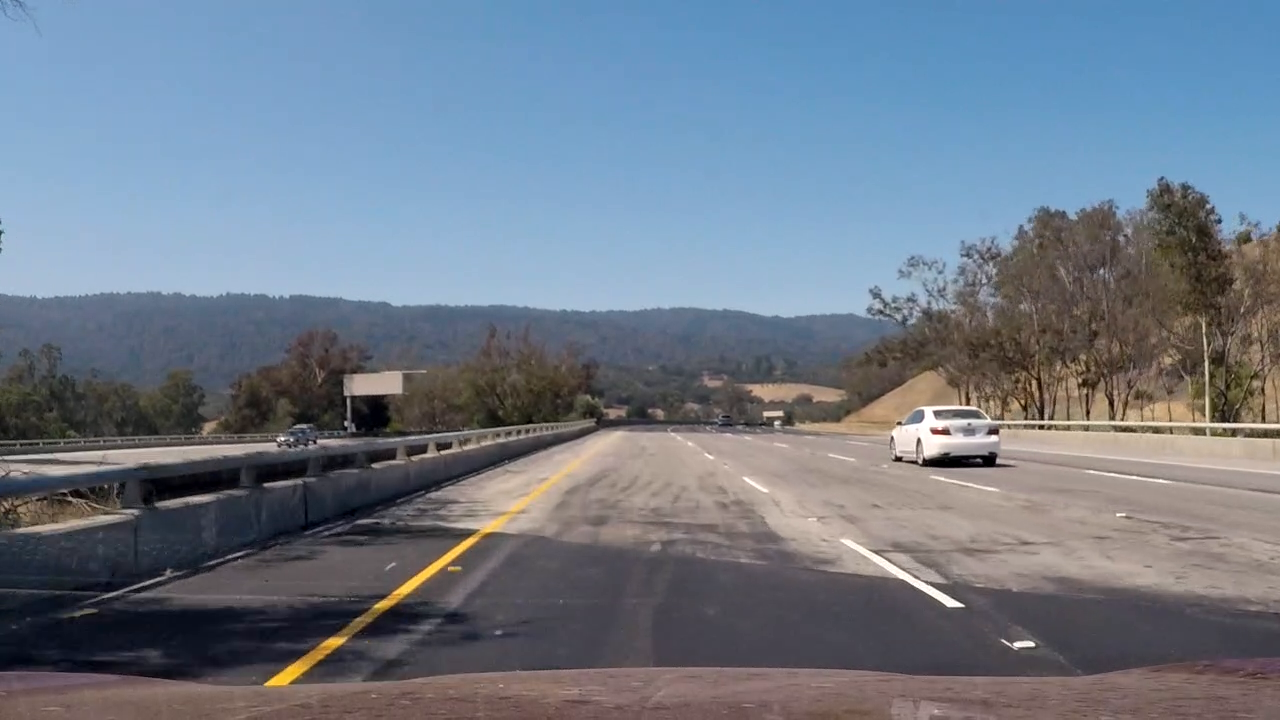
#> input picture test_images/trouble1.png, 1280 x 720 px, given as the content of the folder ./camera_cal, which was not available
$ jupyter execute --allow-errors P4_Code.ipynb   (shell and % lines are left out)   (older library calls are emulated)
#> lines starting #> are read from the running program, lines starting #| are printed output that depends on the picture; after the words box and inside, x2 and y2 are one past the last pixel; in counts of white or black regions, pixels touching at a corner belong together; pictures that were not available may be replaced by others from this repository, and a replacement may not be noted
[cell 1]
import cv2
import glob
import matplotlib.pyplot as plt
import matplotlib.image as mpimg
import numpy as np
import copy
from moviepy.editor import VideoFileClip
from IPython.display import HTML
from collections import deque

[cell 2]
# Line class to store line characteristics
class Line():
    # [74 lines left out: functions __init__, calculate_best_x, calculate_best_fit, perform_checks, not called in this run]

[cell 3]
# Compute the camera calibration matrix and distortion coefficients given a set of chessboard images.

# retrieve all calibration images
cal_images = glob.glob('./camera_cal/*')
objpoints = []
imgpoints = []

# nx, ny are number of corners in x and y dimensions respectively
nx = 9
ny = 6

# initialize object points to zeros, reshape
objp = np.zeros((nx*ny,3),np.float32)
objp[:,:2] = np.mgrid[0:nx,0:ny].T.reshape(-1,2)

# loop through all calibration images
for fname in cal_images:

    # read image, convert to grayscale
    img = cv2.imread(fname)
#> img is the input picture: shape (720, 1280, 3); mean B, G, R 136.5, 122.4, 111.3
    gray = cv2.cvtColor(img,cv2.COLOR_BGR2GRAY)
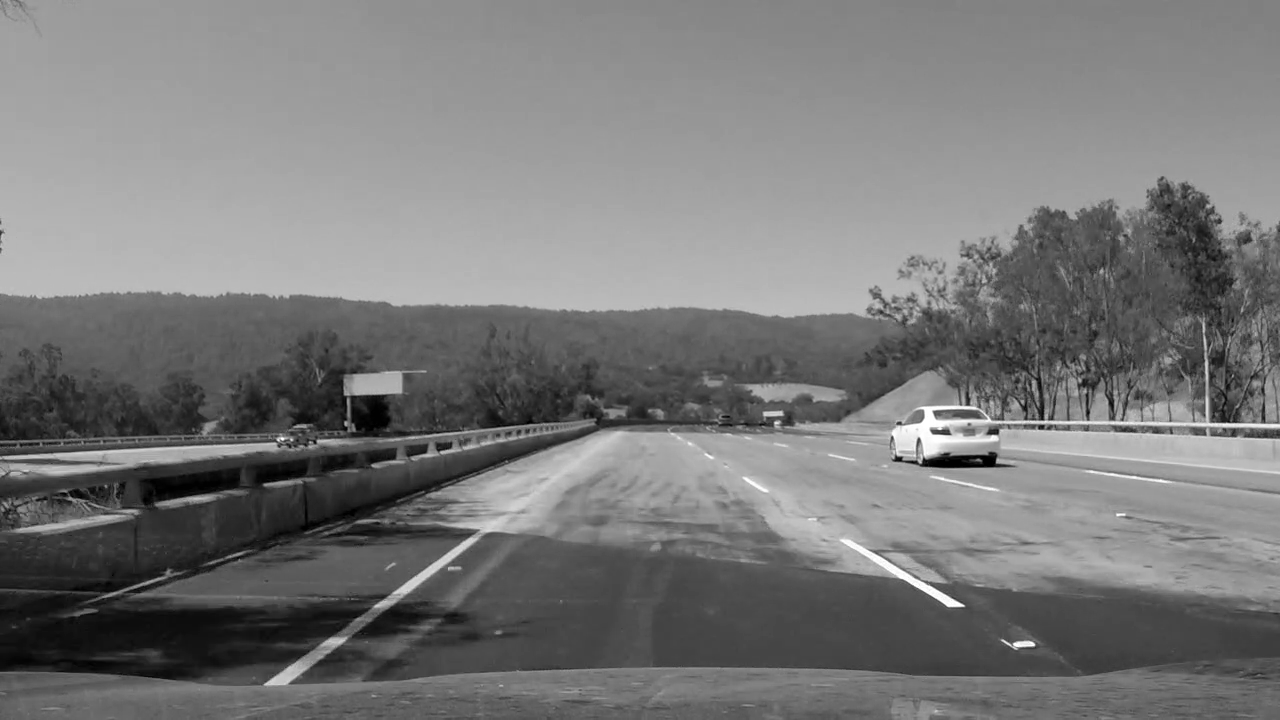
#> gray: shape (720, 1280); min 0, max 255, mean 120.7

    # find chessboard corners for image
    ret, corners = cv2.findChessboardCorners(gray, (nx, ny), None)
#> ret = False; corners = None


    # if chessboard corners found
    if ret == True:

        # Draw and display the corners, append to list of corners and object points
        cv2.drawChessboardCorners(img, (nx, ny), corners, ret)
        imgpoints.append(corners)
        objpoints.append(objp)

# calibrate camera matrix and distortion coefficients
#> (the rest of this cell did not finish here and is left out)

[cell 4]
# Support functions required for pipeline

# [43 lines left out: functions undistort_image, region_of_interest, not called in this run]


def color_gradient_transform(img, sx_thresh=(20,100),r_thresh=(220,255), u_thresh=(150,255)):
    '''
    Purpose: perform image transform using gradient thresholding and saturation threshold
    Inputs:
        img - input image to transform
        r_thresh - lower and upperbound tuple with red value thresholds
        u_thresh - lower and upperbound tuple for u channel of yuv thresholds
        sx_thresh - lower and upperbound tuple with sobelx gradient thresholds
    Outputs:
        combined_binary - transformed image
    '''
    img = np.copy(img)

    r_channel = img[:,:,0]
    hls = cv2.cvtColor(img, cv2.COLOR_RGB2HLS)

    # Convert to YUV color space and separate the u channel
    yuv = cv2.cvtColor(img, cv2.COLOR_RGB2YUV).astype(np.float)
    u_channel = yuv[:,:,1]
    # Convert to HSL color space and separate the L channel
    hsl =  cv2.cvtColor(img, cv2.COLOR_RGB2HLS).astype(np.float)
    l_channel = hsl[:,:,2]

    # Sobel x
    sobelx = cv2.Sobel(l_channel, cv2.CV_64F, 1, 0) # Take the derivative in x
    abs_sobelx = np.absolute(sobelx) # Absolute x derivative to accentuate lines away from horizontal
    scaled_sobel = np.uint8(255*abs_sobelx/np.max(abs_sobelx))

    # Threshold x gradient
    sxbinary = np.zeros_like(scaled_sobel)
    sxbinary[(scaled_sobel >= sx_thresh[0]) & (scaled_sobel <= sx_thresh[1])] = 1

    # Threshold color channel
    u_binary = np.zeros_like(u_channel)
    u_binary[(u_channel >= u_thresh[0]) & (u_channel <= u_thresh[1])] = 1
    # Stack each channel
    # Note color_binary[:, :, 0] is all 0s, effectively an all black image. It might
    # be beneficial to replace this channel with something else.

    r_binary = np.zeros_like(r_channel)
    r_binary[(r_channel >= r_thresh[0]) & (r_channel <= r_thresh[1])] = 1


    color_binary = np.dstack(( np.zeros_like(sxbinary), sxbinary, u_binary))
    combined_binary = np.zeros_like(sxbinary)
    combined_binary[ ((u_binary == 1)  |  (r_binary ==1)) | (sxbinary ==1)] = 1

    return combined_binary

def warp_image(M,img):
    '''
    Purpose: perform image warping using a perspective warp matrix
    Inputs:
        M - warping matrix
        img - image to warp
    Outputs:
        warped - warped image
    '''

    #Warp an image using the perspective transform, M:

    warped = cv2.warpPerspective(img, M, img.shape[:2:][::-1], flags=cv2.INTER_LINEAR)
    return warped

# [274 lines left out: functions fit_lane_lines_new, fit_existing_lane_lines, calculate_radius, calculate_distance_from_center, add_lane_boundaries, append_labels, not called in this run]

#> (a cell that did not finish here is left out)

[cell 6]
# dequeues to keep track of recent lane lines with a maximum of 3 to be used for smoothing
global prev_left_lines
prev_left_lines = deque(maxlen=5)
global prev_right_lines
prev_right_lines = deque(maxlen=5)


# [20 lines left out: function process_image, not called in this run]

[cell 7]
import sys
# change recursion limit to avoid recursion errors depending on dequeue limit
sys.setrecursionlimit(10000)

# process coloured video
project_output = './project_video_out.mp4'
#> (the rest of this cell did not finish here and is left out)

[cell 8]
# image 1 - camera calibration


cal_images = glob.glob('./camera_cal/*')

#> (the rest of this cell did not finish here and is left out)

[cell 9]
#image 3 - thresholded and region-masked image
test_image = plt.imread('./test_images/straight_lines2.jpg')
y_cutoff = 300
x_left_top_cutoff = 604
x_left_bottom_cutoff = 150
x_right_top_cutoff = 600
x_right_bottom_cutoff = 1240
vertices = np.array([[(x_left_bottom_cutoff,img.shape[0]),
                      (x_left_top_cutoff, y_cutoff),
                      (x_right_top_cutoff, y_cutoff),
                      (x_right_bottom_cutoff,img.shape[0])]])
test_img = color_gradient_transform(test_image, sx_thresh=(20,100),r_thresh=(220,255), u_thresh=(150,255))
#> in color_gradient_transform, `hls = cv2.cvtColor(img, cv2.COLOR_RGB2HLS)`: hls: shape (720, 1280, 3) float32; mean of channels 0, 1, 2 160.6, 0.5, 0.3
#> in color_gradient_transform, `sobelx = cv2.Sobel(l_channel, cv2.CV_64F, 1, 0)`:
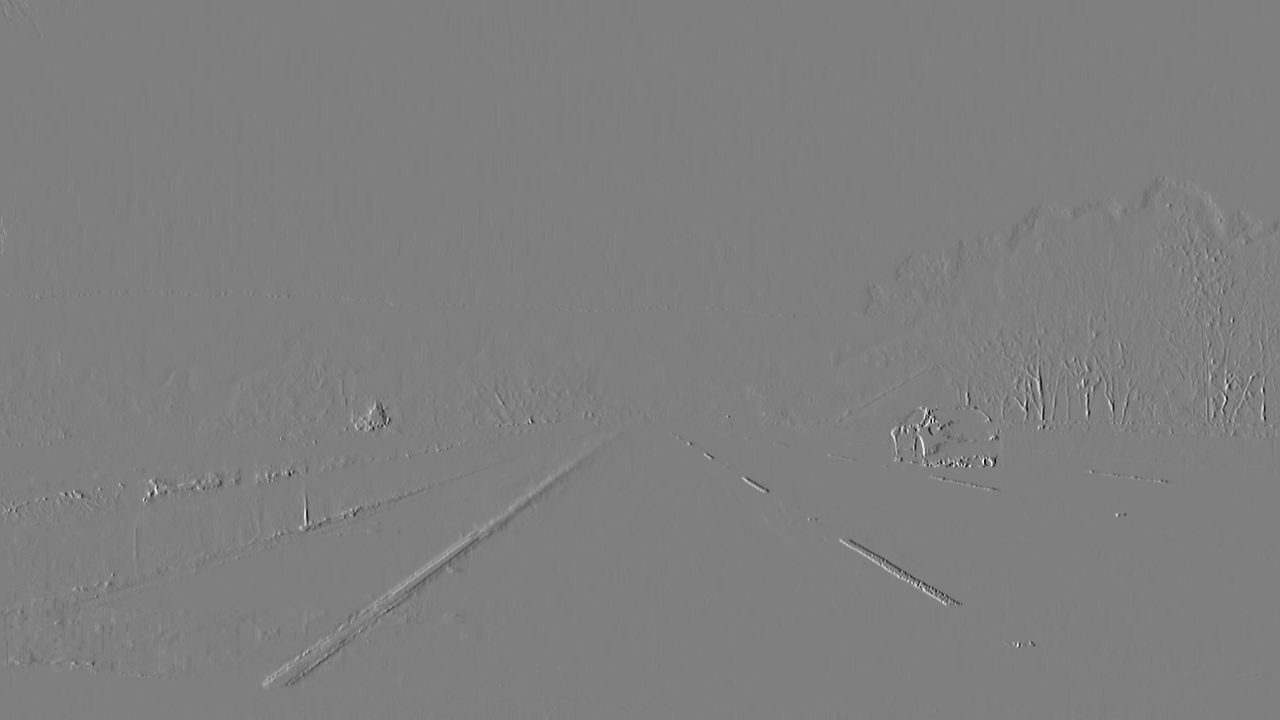
#> sobelx: shape (720, 1280) float64; min -4, max 4, mean -0.000185; drawn with min black and max white
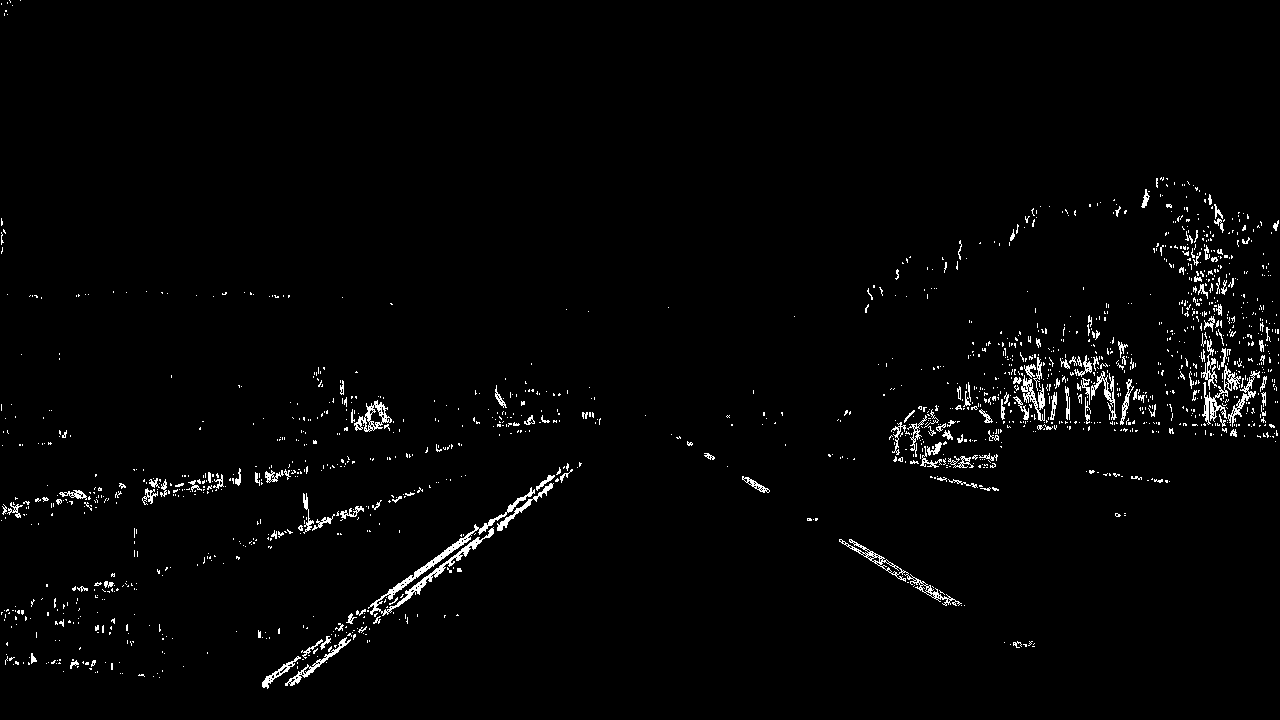
#> test_img: shape (720, 1280); values 0 (black) and 1 (white), 1.9% white in thin lines or dots

plt.figure(figsize=(15,15))
#> (this line was passed over: IPython is not available in this run)
plt.imshow(test_img,cmap='gray')
#> (this line was passed over: IPython is not available in this run)

[cell 10]
# image 4 - warping to bird's eye view
src = np.float32([
                    [685, 450],
                    [1100,720],
                    [595,450],
                     [200,720],
                     ])

#[0,0],[300,0],[0,300],[300,300]
dst = np.float32([
                    [960,0],
                    [960,720],
                    [320, 0],
                  [320, 720],


                 ])
M = cv2.getPerspectiveTransform(src, dst)
test_img_warped = warp_image(M,test_img)
#> in warp_image, `warped = cv2.warpPerspective(img, M, img.shape[:2:][::-1], flags=cv2.I..`:
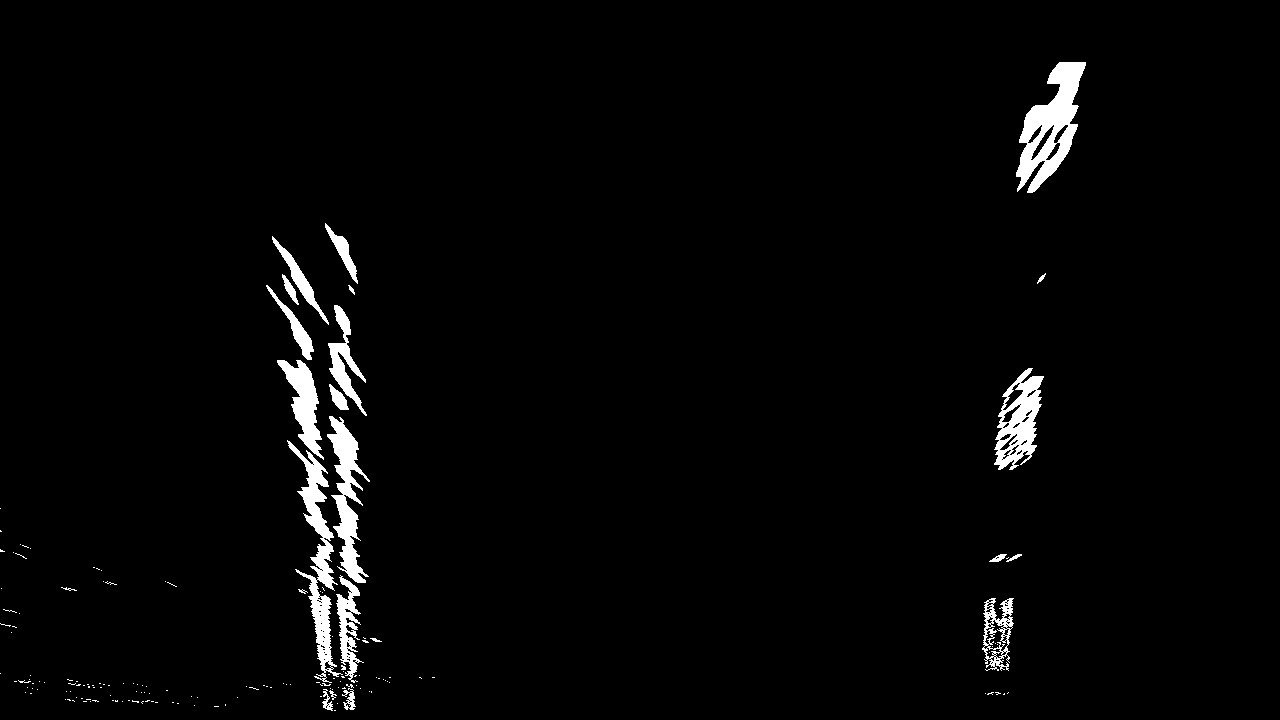
#> warped: shape (720, 1280); values 0 (black) and 1 (white), 2.4% white; 165 white regions (142 under 20 px), largest, box (x1, y1, x2, y2) and area: (1016, 62, 1086, 193) 4210, (287, 440, 343, 683) 3402, (327, 416, 370, 583) 2801
plt.figure(figsize=(15,15))
#> (this line was passed over: IPython is not available in this run)
plt.subplot(1 , 2 , 1)
#> (this line was passed over: IPython is not available in this run)
plt.title('Original Image')
#> (this line was passed over: IPython is not available in this run)
plt.imshow(test_img,cmap='gray')
#> (this line was passed over: IPython is not available in this run)
plt.subplot(1, 2, 2)
#> (this line was passed over: IPython is not available in this run)

$ run again, on test_images/trouble5.png
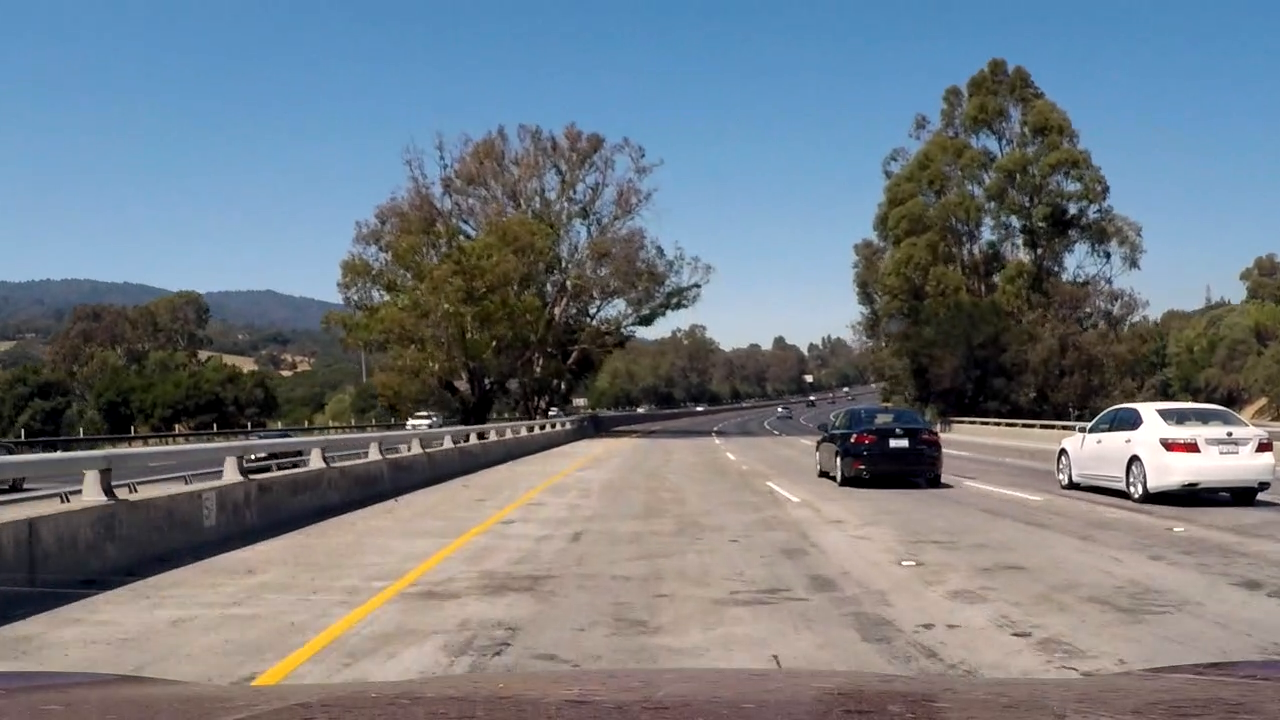
#> input picture test_images/trouble5.png, 1280 x 720 px, given as the content of the folder ./camera_cal, which was not available
#> img is the input picture: shape (720, 1280, 3); mean B, G, R 130.5, 122.7, 114.7
#> `gray = cv2.cvtColor(img,cv2.COLOR_BGR2GRAY)`:
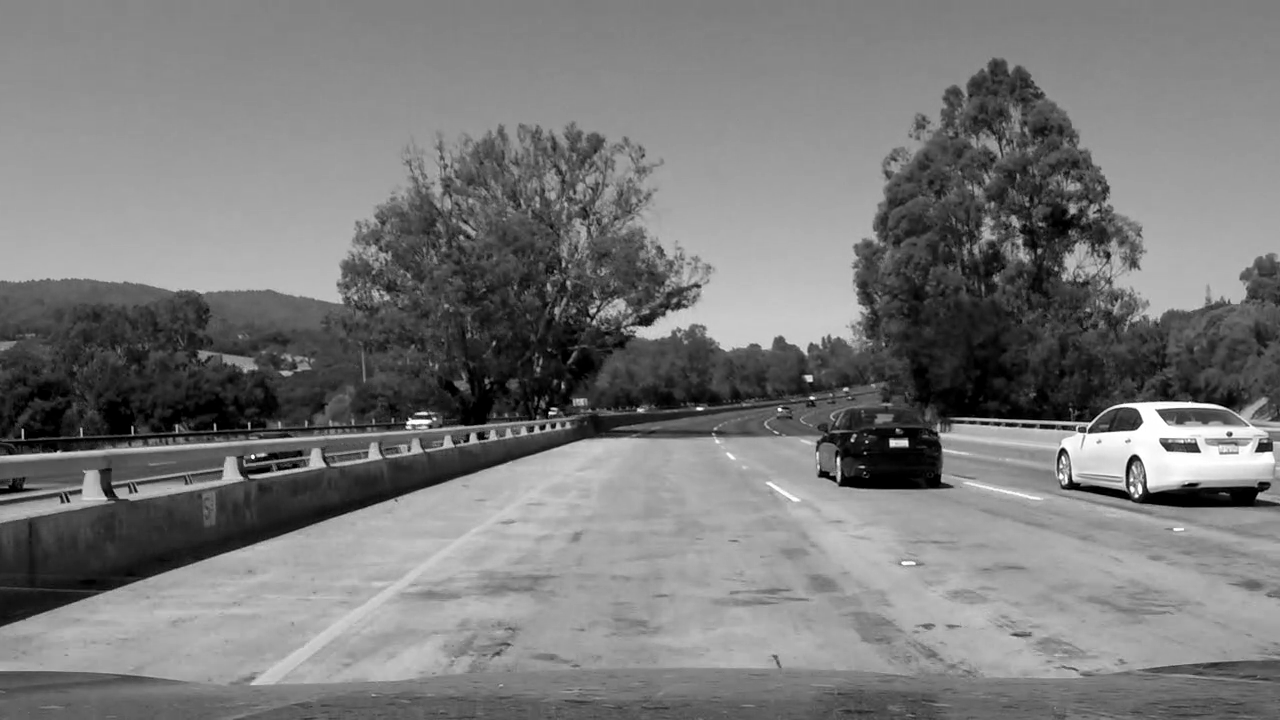
#> gray: shape (720, 1280); min 0, max 255, mean 121.2
#> ret = False; corners = None
#> hls: shape (720, 1280, 3) float32; mean of channels 0, 1, 2 119.2, 0.5, 0.3
#> test_img: shape (720, 1280); values 0 (black) and 1 (white), 5.8% white in thin lines or dots
#> in warp_image, `warped = cv2.warpPerspective(img, M, img.shape[:2:][::-1], flags=cv2.I..`:
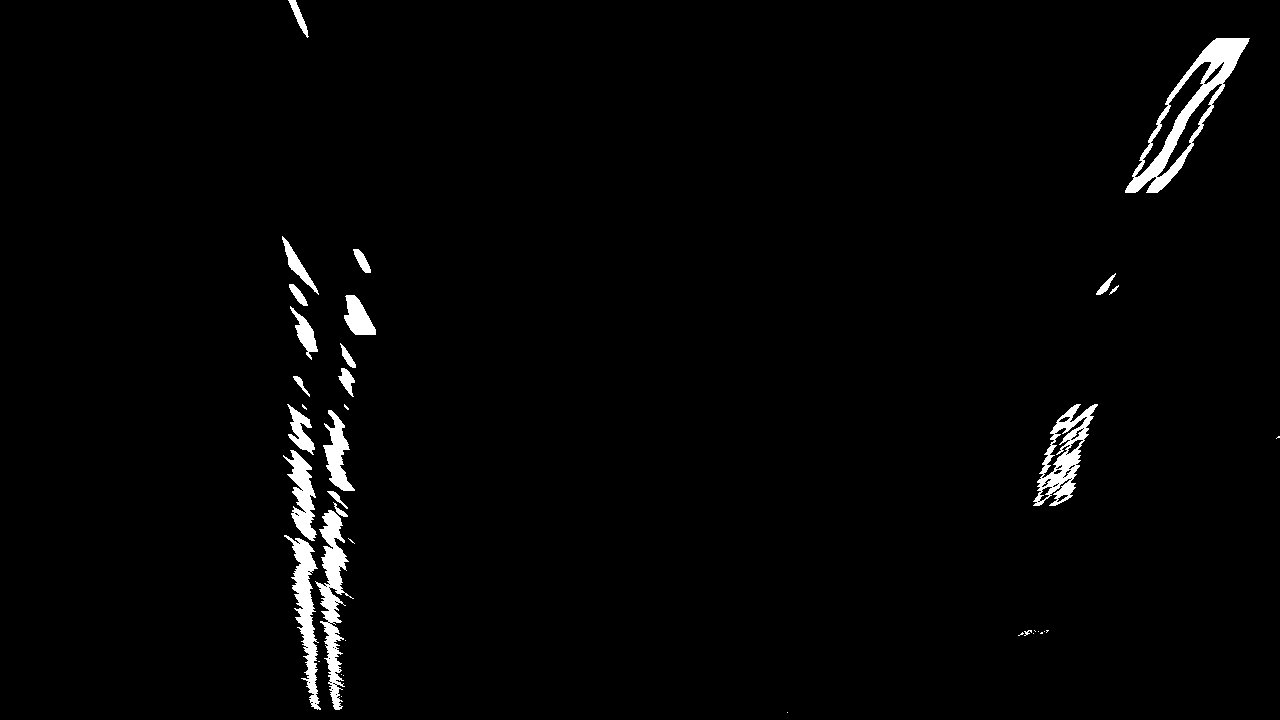
#> warped: shape (720, 1280); values 0 (black) and 1 (white), 2% white; 38 white regions (17 under 20 px), largest, box (x1, y1, x2, y2) and area: (1125, 38, 1250, 193) 4365, (315, 510, 354, 710) 2772, (1033, 404, 1098, 506) 2334
